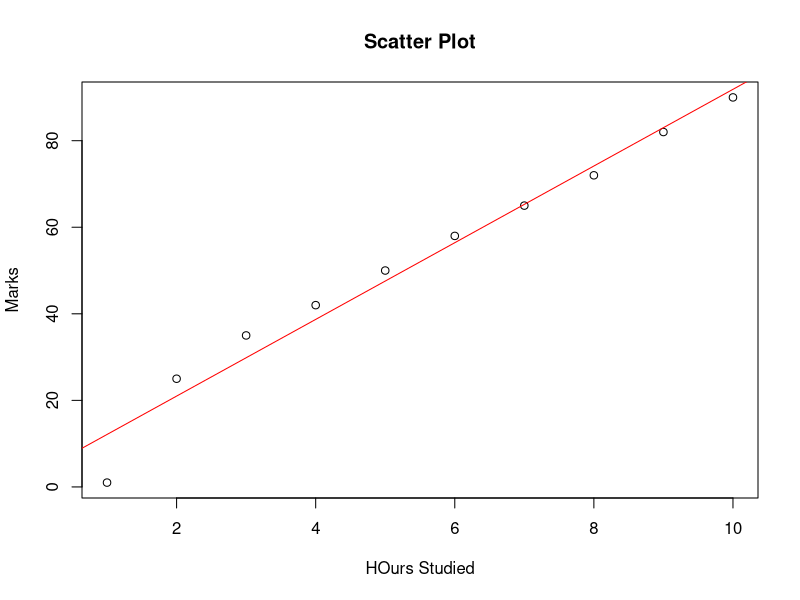
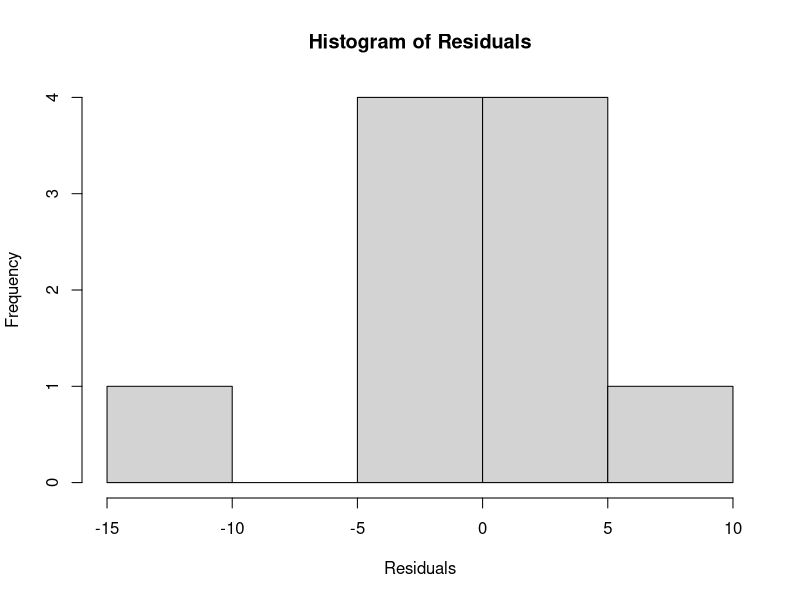
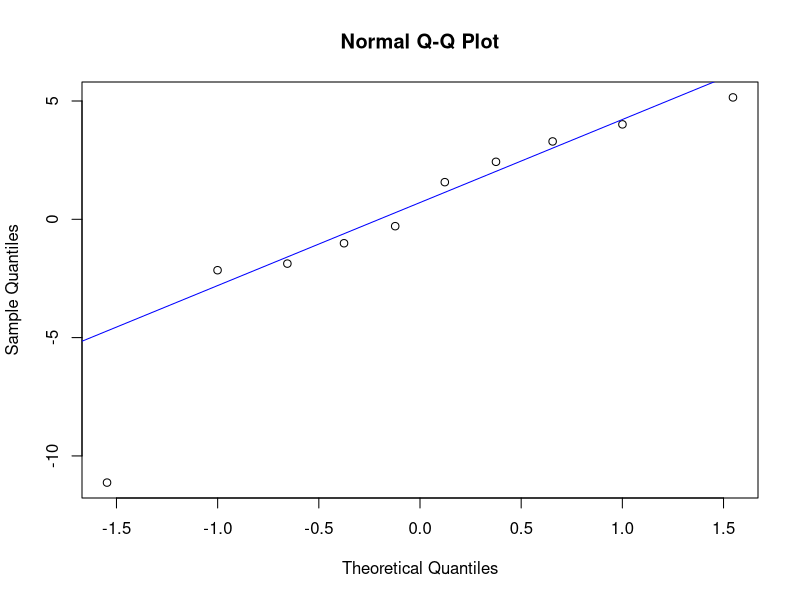
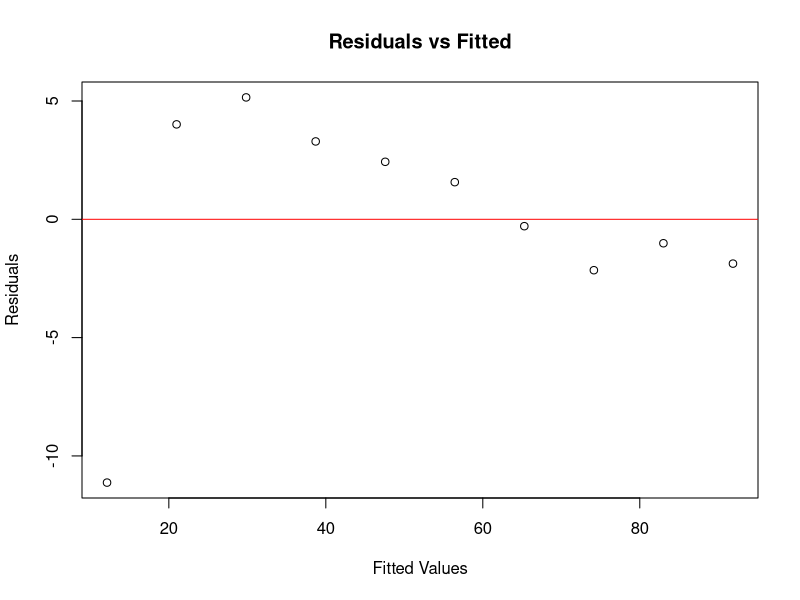

Recreate these plots in R, in order. (Note: this script raises an error after producing the figures.)
Hours <- c(1,2,3,4,5,6,7,8,9,10)
Marks <- c(1,25,35,42,50,58,65,72,82,90)
data <- data.frame(Hours,Marks)
model <- lm (Marks ~ Hours, data=data)
summary(model)
plot(Hours,Marks,
     main="Scatter Plot",
     xlab="HOurs Studied",
     ylab="Marks")
abline(model, col="red")
residuals_model <- residuals(model)
hist(residuals_model,
     main="Histogram of Residuals",
     xlab="Residuals")
qqnorm(residuals_model)
qqline(residuals_model, col="blue")
shapiro.test(residuals_model)
plot(fitted(model),
     residuals_model,
     main="Residuals vs Fitted",
     xlab="Fitted Values",
     ylab="Residuals")
abline(h=0, col="red")
bptest(model)
